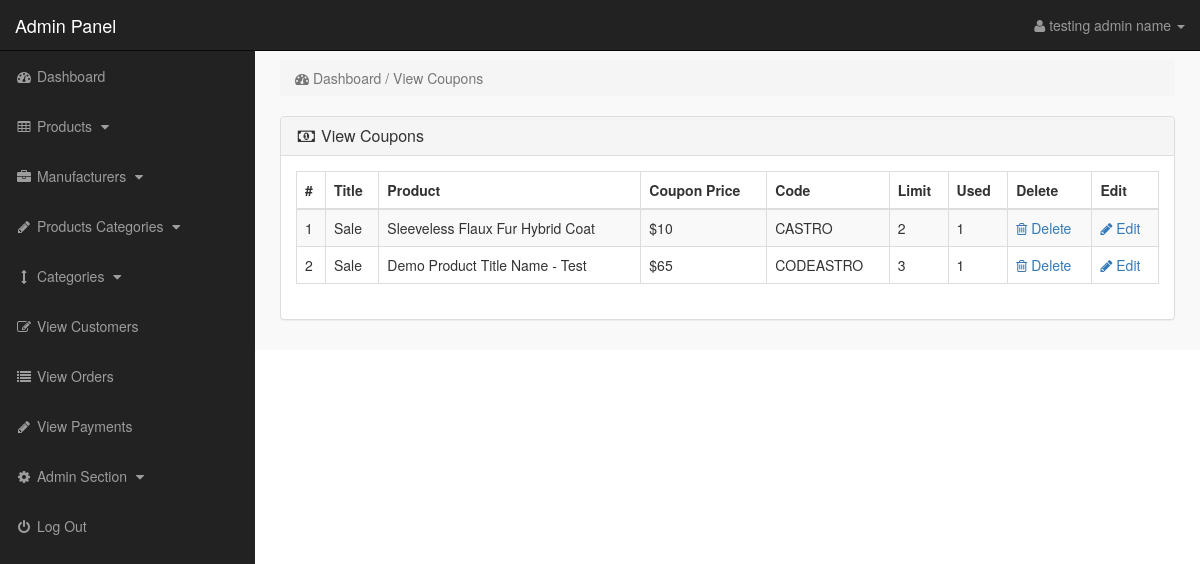
The app's page /admin_area/index.php?view_coupons (signed in) with its own data.
### tables this page shows
CREATE TABLE `coupons` (
  `coupon_id` int(10) NOT NULL,
  `product_id` int(10) NOT NULL,
  `coupon_title` varchar(255) NOT NULL,
  `coupon_price` varchar(255) NOT NULL,
  `coupon_code` varchar(255) NOT NULL,
  `coupon_limit` int(100) NOT NULL,
  `coupon_used` int(100) NOT NULL
);

CREATE TABLE `products` (
  `product_id` int(10) NOT NULL,
  `p_cat_id` int(10) NOT NULL,
  `cat_id` int(10) NOT NULL,
  `service` varchar(50) NOT NULL,
  `manufacturer_id` int(10) NOT NULL,
  `date` timestamp NOT NULL DEFAULT current_timestamp() ON UPDATE current_timestamp(),
  `product_title` text NOT NULL,
  `product_img1` text NOT NULL,
  `product_img2` text NOT NULL,
  `product_img3` text NOT NULL,
  `product_price` int(10) NOT NULL,
  `age_range` varchar(20) NOT NULL,
  `product_location` varchar(255) NOT NULL,
  `product_desc` text NOT NULL
);

### admin_area/view_coupons.php (the view)
<?php
if(!isset($_SESSION['admin_email'])){
echo "<script>window.open('login.php','_self')</script>";
}
else {
?>
<div class="row">
<div class="col-lg-12">
<ol class="breadcrumb">
<li class="active">
<i class="fa fa-dashboard"></i> Dashboard / View Coupons
</li>
</ol>
</div>
</div>
<div class="row" >
<div class="col-lg-12" >
<div class="panel panel-default">
<div class="panel-heading">
<h3 class="panel-title">
<i class="fa fa-money fa-fw"></i> View Coupons
</h3>
</div>
<div class="panel-body">
<div class="table-responsive">
<table class="table table-bordered table-hover table-striped">
<thead>
<tr>
<th>#</th>
<th>Title  </th>
<th>Product  </th>
<th>Coupon Price  </th>
<th>Code  </th>
<th>Limit  </th>
<th>Used  </th>
<th>Delete  </th>
<th>Edit  </th>
</tr>
</thead>
<tbody>
<?php
$i = 0;
$get_coupons = "select * from coupons";
$run_coupons = mysqli_query($con,$get_coupons);
while($row_coupons = mysqli_fetch_array($run_coupons)){
$coupon_id = $row_coupons['coupon_id'];
$product_id = $row_coupons['product_id'];
$coupon_title = $row_coupons['coupon_title'];
$coupon_price = $row_coupons['coupon_price'];
$coupon_code = $row_coupons['coupon_code'];
$coupon_limit = $row_coupons['coupon_limit'];
$coupon_used = $row_coupons['coupon_used'];
$get_products = "select * from products where product_id='$product_id'";
$run_products = mysqli_query($con,$get_products);
$row_products = mysqli_fetch_array($run_products);
$product_title = $row_products['product_title'];
$i++;
?>
<tr>
<td><?php echo $i; ?></td>
<td><?php echo $coupon_title; ?></td>
<td><?php echo $product_title; ?></td>
<td><?php echo "$$coupon_price"; ?></td>
<td><?php echo $coupon_code; ?></td>
<td><?php echo $coupon_limit; ?></td>
<td><?php echo $coupon_used; ?></td>
<td>
<a href="index.php?delete_coupon=<?php echo $coupon_id; ?>">
<i class="fa fa-trash-o"></i> Delete
</a>
</td>
<td>
<a href="index.php?edit_coupon=<?php echo $coupon_id; ?>">
<i class="fa fa-pencil"></i> Edit
</a>
</td>
</tr>
<?php } ?>
</tbody>
</table>
</div>
</div>
</div>
</div>
</div>
<?php } ?>

### admin_area/includes/sidebar.php (shortened to what this page needs)
<?php
if(!isset($_SESSION['admin_email'])){
echo "<script>window.open('login.php','_self')</script>";
}
else {
?>
<nav class="navbar navbar-inverse navbar-fixed-top" >
<div class="navbar-header" >
<a class="navbar-brand" href="index.php?dashboard" >Admin Panel</a>
</div>
<ul class="nav navbar-right top-nav" >
<li class="dropdown" >
<a href="#" class="dropdown-toggle" data-toggle="dropdown" >
<i class="fa fa-user" ></i>
<?php echo $admin_name; ?> <b class="caret" ></b>
</a>
</li>
</ul>
<div class="collapse navbar-collapse navbar-ex1-collapse">
<ul class="nav navbar-nav side-nav">
<li>
<a href="index.php?dashboard">
<i class="fa fa-fw fa-dashboard"></i> Dashboard
</a>
</li>
<li>
<a href="#" data-toggle="collapse" data-target="#products">
<i class="fa fa-fw fa-table"></i> Products
<i class="fa fa-fw fa-caret-down"></i>
</a>
</li>
<li>
<a href="#" data-toggle="collapse" data-target="#manufacturers">
<i class="fa fa-fw fa-briefcase"></i> Manufacturers
<i class="fa fa-fw fa-caret-down"></i>
</a>
</li>
<li>
<a href="#" data-toggle="collapse" data-target="#p_cat">
<i class="fa fa-fw fa-pencil"></i> Products Categories
<i class="fa fa-fw fa-caret-down"></i>
</a>
</li>
<li>
<a href="#" data-toggle="collapse" data-target="#cat">
<i class="fa fa-fw fa-arrows-v"></i> Categories
<i class="fa fa-fw fa-caret-down"></i>
</a>
</li>
<li>
<a href="index.php?view_customers">
<i class="fa fa-fw fa-edit"></i> View Customers
</a>
</li>
<li>
<a href="index.php?view_orders">
<i class="fa fa-fw fa-list"></i> View Orders
</a>
</li>
<li>
<a href="index.php?view_payments">
<i class="fa fa-fw fa-pencil"></i> View Payments
</a>
</li>
<li>
<a href="#" data-toggle="collapse" data-target="#users">
<i class="fa fa-fw fa-gear"></i> Admin Section
<i class="fa fa-fw fa-caret-down"></i>
</a>
</li>
<li>
<a href="logout.php">
<i class="fa fa-fw fa-power-off"></i> Log Out
</a>
</li>
</ul>
</div>
</nav>
<?php } ?>

### admin_area/css/style.css (style rules this page uses)
body { margin-top:100px; }
@media (min-width: 768px) { body { margin-top:50px; } }
.top-nav { padding:0 15px; }
.top-nav>li { display:inline-block; float:left; }
.top-nav>li>a { padding-top:15px; padding-bottom:15px; line-height:20px; color:#999; }
@media (min-width: 768px) { .side-nav { position:fixed; top:51px; width:255px; border-radius:0; overflow-y:auto; background-color: #222; bottom:0; overflow-x:hidden; padding-bottom:40px; } }
@media (min-width: 768px) { .side-nav>li>a { width:255px; } }
.panel-body { border-radius:5px; }

### records on screen
coupons: coupon_title "Sale", product.product_title "Sleeveless Flaux Fur Hybrid Coat", coupon_price "10", coupon_code "CASTRO", coupon_limit "2", coupon_used "1"
coupons: coupon_title "Sale", product.product_title "Demo Product Title Name - Test", coupon_price "65", coupon_code "CODEASTRO", coupon_limit "3", coupon_used "1"

### other values on screen
$admin_name "testing admin name"
